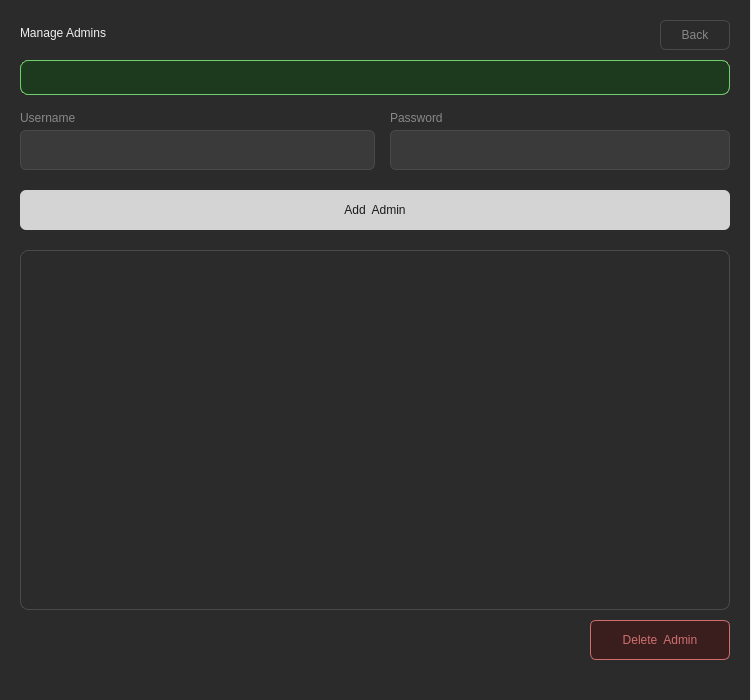
<?xml version="1.0" encoding="UTF-8"?>
<ui version="4.0">
 <class>Dialog</class>
 <widget class="QDialog" name="Dialog">
  <property name="geometry">
   <rect>
    <x>0</x>
    <y>0</y>
    <width>751</width>
    <height>700</height>
   </rect>
  </property>
  <property name="windowTitle">
   <string>Dialog</string>
  </property>
  <widget class="QWidget" name="widget" native="true">
   <property name="geometry">
    <rect>
     <x>0</x>
     <y>0</y>
     <width>750</width>
     <height>700</height>
    </rect>
   </property>
   <property name="styleSheet">
    <string notr="true">QWidget {
    background-color: #2B2B2B;
}</string>
   </property>
   <widget class="QLabel" name="titleLabel">
    <property name="geometry">
     <rect>
      <x>20</x>
      <y>20</y>
      <width>300</width>
      <height>25</height>
     </rect>
    </property>
    <property name="styleSheet">
     <string notr="true">QLabel {
    color: #F0F0F0;
    font: bold 16px &quot;Segoe UI&quot;;
}</string>
    </property>
    <property name="text">
     <string>Manage Admins</string>
    </property>
   </widget>
   <widget class="QPushButton" name="back_btn">
    <property name="geometry">
     <rect>
      <x>660</x>
      <y>20</y>
      <width>70</width>
      <height>30</height>
     </rect>
    </property>
    <property name="cursor">
     <cursorShape>PointingHandCursor</cursorShape>
    </property>
    <property name="styleSheet">
     <string notr="true">QPushButton {
    background-color: transparent;
    color: #888888;
    border: 1px solid #4A4A4A;
    border-radius: 6px;
    font: 12px &quot;Segoe UI&quot;;
}
QPushButton:hover { color: #D4D4D4; }</string>
    </property>
    <property name="text">
     <string>Back</string>
    </property>
   </widget>
   <widget class="QLabel" name="error_label">
    <property name="geometry">
     <rect>
      <x>20</x>
      <y>60</y>
      <width>710</width>
      <height>35</height>
     </rect>
    </property>
    <property name="styleSheet">
     <string notr="true">QLabel {
    background-color: #3A1E1E;
    color: #CF6F6F;
    border: 1px solid #CF6F6F;
    border-radius: 8px;
    font: 13px &quot;Segoe UI&quot;;
    padding: 10px 14px;
}</string>
    </property>
    <property name="text">
     <string/>
    </property>
   </widget>
   <widget class="QLabel" name="success_label">
    <property name="geometry">
     <rect>
      <x>20</x>
      <y>60</y>
      <width>710</width>
      <height>35</height>
     </rect>
    </property>
    <property name="styleSheet">
     <string notr="true">QLabel {
    background-color: #1E3A1E;
    color: #6FCF6F;
    border: 1px solid #6FCF6F;
    border-radius: 8px;
    font: 13px &quot;Segoe UI&quot;;
    padding: 10px 14px;
}</string>
    </property>
    <property name="text">
     <string/>
    </property>
   </widget>
   <widget class="QLabel" name="userLabel">
    <property name="geometry">
     <rect>
      <x>20</x>
      <y>108</y>
      <width>100</width>
      <height>20</height>
     </rect>
    </property>
    <property name="styleSheet">
     <string notr="true">QLabel {
    color: #888888;
    font: 11px &quot;Segoe UI&quot;;
}</string>
    </property>
    <property name="text">
     <string>Username</string>
    </property>
   </widget>
   <widget class="QLineEdit" name="username_input">
    <property name="geometry">
     <rect>
      <x>20</x>
      <y>130</y>
      <width>355</width>
      <height>40</height>
     </rect>
    </property>
    <property name="styleSheet">
     <string notr="true">QLineEdit {
    background-color: #3A3A3A;
    color: #F0F0F0;
    border: 1px solid #4A4A4A;
    border-radius: 6px;
    padding: 7px 10px;
    font: 13px &quot;Segoe UI&quot;;
}
QLineEdit:focus { border: 1px solid #D4D4D4; }</string>
    </property>
   </widget>
   <widget class="QLabel" name="pwdLabel">
    <property name="geometry">
     <rect>
      <x>390</x>
      <y>108</y>
      <width>100</width>
      <height>20</height>
     </rect>
    </property>
    <property name="styleSheet">
     <string notr="true">QLabel {
    color: #888888;
    font: 11px &quot;Segoe UI&quot;;
}</string>
    </property>
    <property name="text">
     <string>Password</string>
    </property>
   </widget>
   <widget class="QLineEdit" name="pwd_input">
    <property name="geometry">
     <rect>
      <x>390</x>
      <y>130</y>
      <width>340</width>
      <height>40</height>
     </rect>
    </property>
    <property name="styleSheet">
     <string notr="true">QLineEdit {
    background-color: #3A3A3A;
    color: #F0F0F0;
    border: 1px solid #4A4A4A;
    border-radius: 6px;
    padding: 7px 10px;
    font: 13px &quot;Segoe UI&quot;;
}
QLineEdit:focus { border: 1px solid #D4D4D4; }</string>
    </property>
   </widget>
   <widget class="QPushButton" name="add_admin_btn">
    <property name="geometry">
     <rect>
      <x>20</x>
      <y>190</y>
      <width>710</width>
      <height>40</height>
     </rect>
    </property>
    <property name="cursor">
     <cursorShape>PointingHandCursor</cursorShape>
    </property>
    <property name="styleSheet">
     <string notr="true">QPushButton {
    background-color: #D4D4D4;
    color: #1A1A1A;
    border: none;
    border-radius: 6px;
    font: bold 13px &quot;Segoe UI&quot;;
    padding: 8px;
}
QPushButton:hover { background-color: #F0F0F0; }
QPushButton:pressed { background-color: #888888; }</string>
    </property>
    <property name="text">
     <string>Add  Admin</string>
    </property>
    <property name="icon">
     <iconset>
      <normaloff>../plus.png</normaloff>../plus.png</iconset>
    </property>
    <property name="iconSize">
     <size>
      <width>12</width>
      <height>12</height>
     </size>
    </property>
   </widget>
   <widget class="QTableWidget" name="admins_table">
    <property name="geometry">
     <rect>
      <x>20</x>
      <y>250</y>
      <width>710</width>
      <height>360</height>
     </rect>
    </property>
    <property name="cursor" stdset="0">
     <cursorShape>PointingHandCursor</cursorShape>
    </property>
    <property name="styleSheet">
     <string notr="true">QTableWidget {
    background-color: #2B2B2B;
    color: #D4D4D4;
    border: 1px solid #4A4A4A;
    border-radius: 8px;
    font: 13px &quot;Segoe UI&quot;;
    gridline-color: #4A4A4A;
}
QTableWidget::item { padding: 8px; }
QTableWidget::item:selected {
    background-color: #3A3A3A;
    color: #F0F0F0;
}
QHeaderView::section {
    background-color: #1A1A1A;
    color: #888888;
    font: bold 12px &quot;Segoe UI&quot;;
    border: 1px solid #4A4A4A;
    padding: 6px;
}</string>
    </property>
    <property name="autoScroll">
     <bool>false</bool>
    </property>
   </widget>
   <widget class="QPushButton" name="delete_btn">
    <property name="geometry">
     <rect>
      <x>590</x>
      <y>620</y>
      <width>140</width>
      <height>40</height>
     </rect>
    </property>
    <property name="cursor">
     <cursorShape>PointingHandCursor</cursorShape>
    </property>
    <property name="styleSheet">
     <string notr="true">QPushButton {
    background-color: #3A1E1E;
    color: #CF6F6F;
    border: 1px solid #CF6F6F;
    border-radius: 6px;
    font: bold 13px &quot;Segoe UI&quot;;
    padding: 8px;
}
QPushButton:hover { background-color: #4A2020; }
QPushButton:pressed { background-color: #2B2B2B; }</string>
    </property>
    <property name="text">
     <string>Delete  Admin</string>
    </property>
    <property name="icon">
     <iconset>
      <normaloff>../trash-2.png</normaloff>../trash-2.png</iconset>
    </property>
   </widget>
  </widget>
 </widget>
 <resources/>
 <connections/>
</ui>
